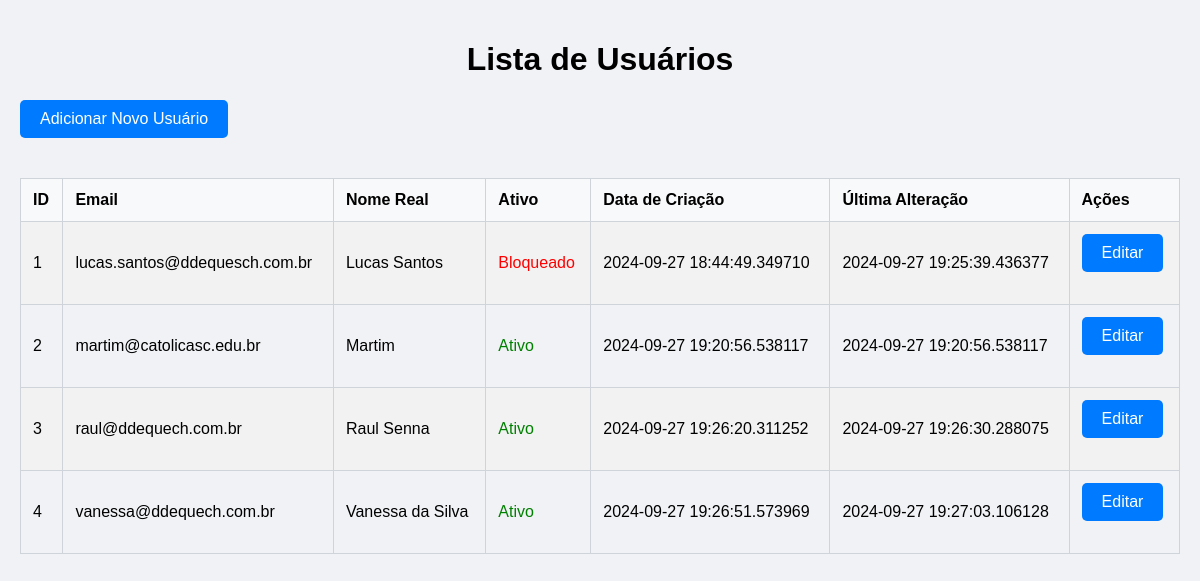
Page /dashboard (signed in) on the committed database.
### models.py (models this page shows)
class User(db.Model, UserMixin):
    id = db.Column(db.Integer, primary_key=True)
    email = db.Column(db.String(150), unique=True, nullable=False)
    password = db.Column(db.String(150), nullable=False)
    real_name = db.Column(db.String(100), nullable=False)
    created_at = db.Column(db.DateTime, default=datetime.utcnow)
    updated_at = db.Column(db.DateTime, default=datetime.utcnow, onupdate=datetime.utcnow)
    is_active = db.Column(db.Boolean, default=True)

### app.py (the view)
@app.route('/dashboard', methods=['GET', 'POST'])
@login_required
def dashboard():
    users = User.query.all()
    return render_template('dashboard.html', users=users)

### app.py (called while the page is built)
@login_manager.user_loader
def load_user(user_id):
    return User.query.get(int(user_id))

### templates/dashboard.html (shortened to what this page needs)
<!DOCTYPE html>
<html lang="en">
<head>
</head>
<body>
    <div class="container">
        <h1>Lista de Usuários</h1>
        <a class="button" href="{{ url_for('new_user') }}">Adicionar Novo Usuário</a>
        <table>
            <tr>
                <th>ID</th>
                <th>Email</th>
                <th>Nome Real</th>
                <th>Ativo</th>
                <th>Data de Criação</th>
                <th>Última Alteração</th>
                <th>Ações</th>
            </tr>
            {% for user in users %}
            <tr>
                <td>{{ user.id }}</td>
                <td>{{ user.email }}</td>
                <td>{{ user.real_name }}</td>
                <td class="{{ 'status-active' if user.is_active else 'status-inactive' }}">
                    {{ 'Ativo' if user.is_active else 'Bloqueado' }}
                </td>
                <td>{{ user.created_at }}</td>
                <td>{{ user.updated_at }}</td>
                <td>
                    <a class="button" href="{{ url_for('edit_user', user_id=user.id) }}">Editar</a>
                </td>
            </tr>
            {% endfor %}
        </table>
    </div>
</body>
</html>

### templates/dashboard.html (style rules this page uses)
body { font-family: Arial, sans-serif; background-color: #f0f2f5; margin: 0; padding: 20px; }
h1 { text-align: center; }
.container { max-width: 1200px; margin: 0 auto; }
.button { background-color: #007bff; color: white; border: none; padding: 10px 20px; border-radius: 5px; cursor: pointer; text-decoration: none; margin-bottom: 20px; display: inline-block; }
table { width: 100%; border-collapse: collapse; margin-top: 20px; }
th, td { padding: 12px; text-align: left; border: 1px solid #ced4da; }
th { background-color: #f8f9fa; font-weight: bold; }
tr:nth-child(even) { background-color: #f2f2f2; }
.status-active { color: green; }
.status-inactive { color: red; }

### rows in the picture
User: id "1", email "lucas.santos@ddequesch.com.br", real_name "Lucas Santos", is_active "Bloqueado", created_at "2024-09-27 18:44:49.349710", updated_at "2024-09-27 19:25:39.436377"
User: id "2", email "martim@catolicasc.edu.br", real_name "Martim", is_active "Ativo", created_at "2024-09-27 19:20:56.538117", updated_at "2024-09-27 19:20:56.538117"
User: id "3", email "raul@ddequech.com.br", real_name "Raul Senna", is_active "Ativo", created_at "2024-09-27 19:26:20.311252", updated_at "2024-09-27 19:26:30.288075"
User: id "4", email "vanessa@ddequech.com.br", real_name "Vanessa da Silva", is_active "Ativo", created_at "2024-09-27 19:26:51.573969", updated_at "2024-09-27 19:27:03.106128"
